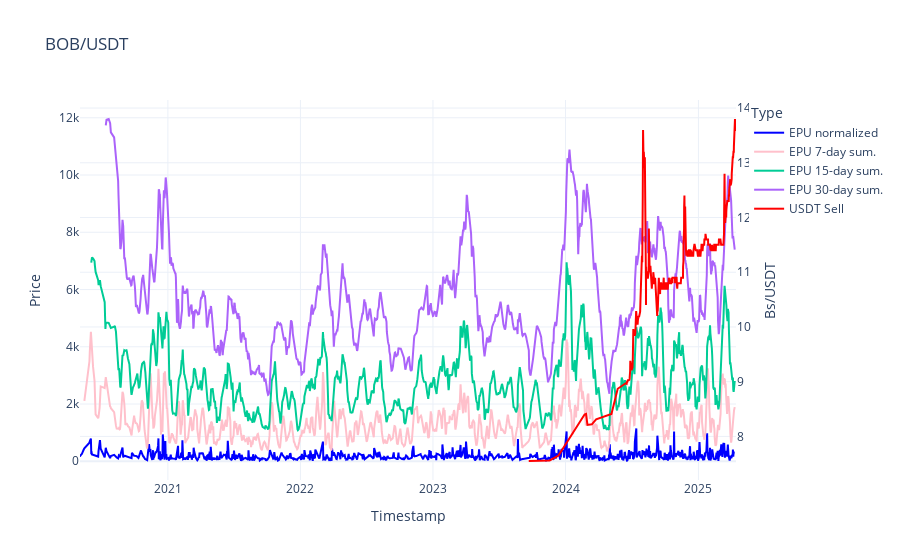

The notebook cell this image was saved under:
### Code cell


### Figure 1 — Plotly figure (JSON) as saved in the notebook; plotly's stock layout.template omitted (floating-point values rounded to 4 significant figures; data arrays with more than 128 entries replaced by an {"elided": "..."} marker saying what was removed)
{"data": [{"line": {"color": "blue"}, "mode": "lines", "name": "EPU normalized", "type": "scatter", "x": {"elided": "1650 str values"}, "y": {"elided": "1650 float values"}}, {"line": {"color": "pink"}, "mode": "lines", "name": "EPU 7-day sum.", "type": "scatter", "x": {"elided": "1650 str values"}, "y": {"elided": "1650 float values"}}, {"mode": "lines", "name": "EPU 15-day sum.", "type": "scatter", "x": {"elided": "1650 str values"}, "y": {"elided": "1650 float values"}}, {"mode": "lines", "name": "EPU 30-day sum.", "type": "scatter", "x": {"elided": "1650 str values"}, "y": {"elided": "1650 float values"}}, {"line": {"color": "red"}, "mode": "lines", "name": "USDT Sell", "type": "scatter", "x": {"elided": "538 str values"}, "y": {"elided": "538 float values"}, "yaxis": "y2"}], "layout": {"legend": {"title": {"text": "Type"}}, "title": {"text": "BOB/USDT"}, "xaxis": {"title": {"text": "Timestamp"}}, "yaxis": {"title": {"text": "Price"}}, "yaxis2": {"overlaying": "y", "side": "right", "title": {"text": "Bs/USDT"}}}}
